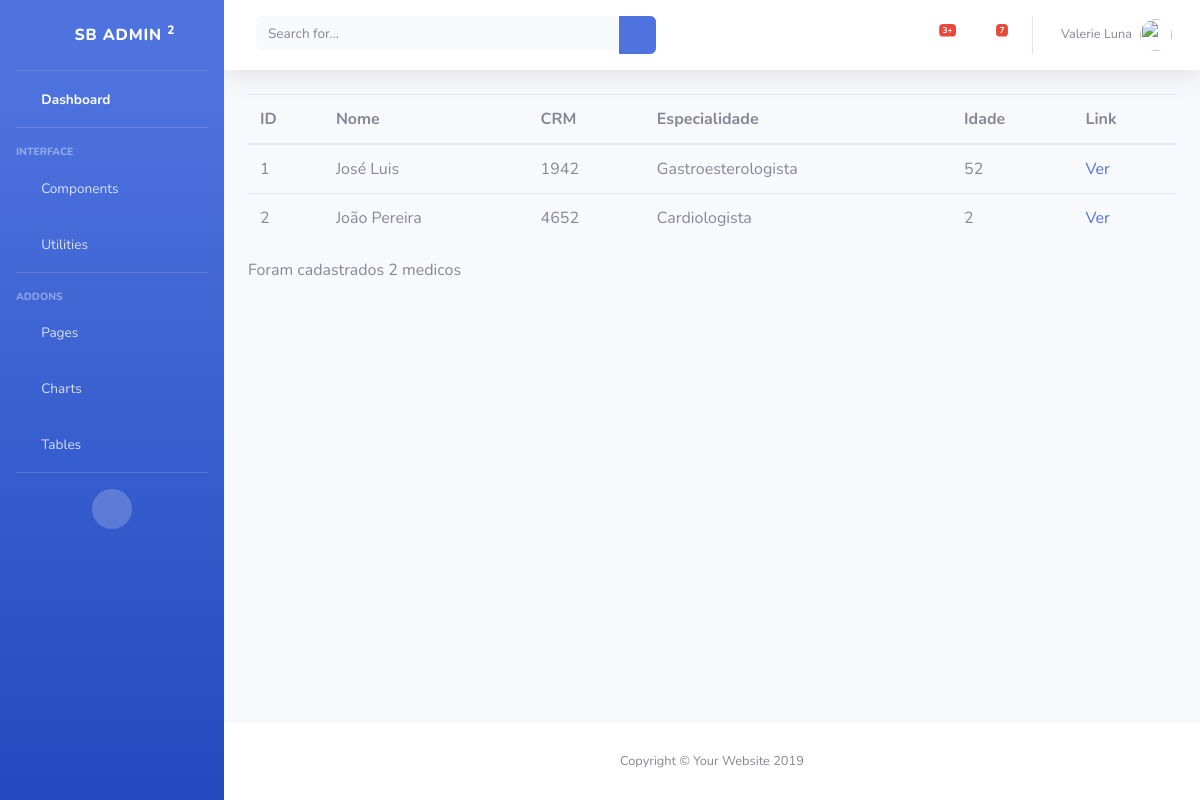
/atendimento/medico/, run on an earlier commit of the app's database.
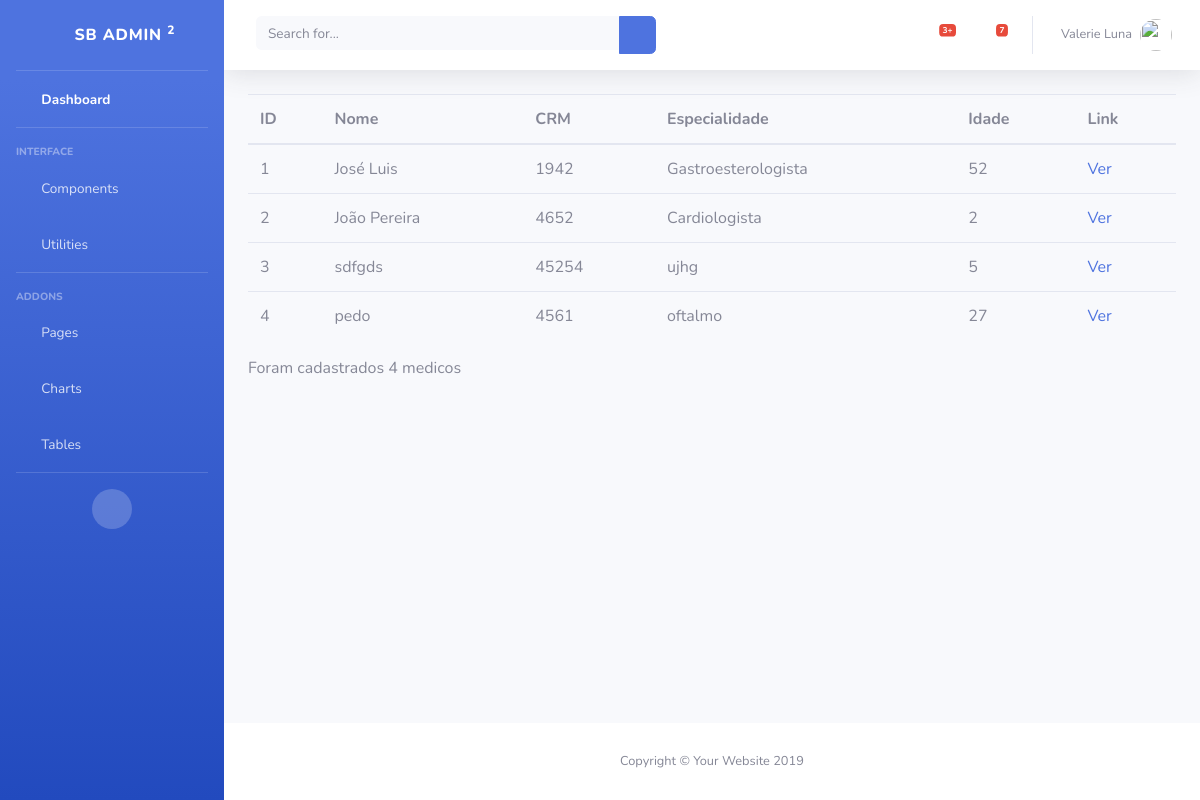
And on a later commit of the database.
### atendimento/models.py (models this page shows)
class Medico(models.Model):
    nome = models.CharField(max_length=50)
    crm = models.CharField(max_length=5)
    espcialidade = models.CharField(max_length=20)
    idade = models.IntegerField()

### atendimento/views.py (the view)
# urls.py: path('medico/', views.medico_list),
def medico_list(request):
    medicos = Medico.objects.all()
    return render (request, 'medico/list.html', {'medicos': medicos})

### atendimento/templates/medico/list.html
{% extends 'base.html' %}
{% block conteudo %}
<table class="table">
        <thead>
            <tr>
                <th>ID</th>
                <th>Nome</th>
                <th>CRM</th>
                <th>Especialidade</th>
                <th>Idade</th>
                <th>Link</th>
            </tr>
        </thead>
        <tbody>
            {% for medico in medicos %}
                <tr>
                    <td>{{medico.id}}</td>
                    <td>{{medico.nome}}</td>
                    <td>{{medico.crm}}</td>
                    <td>{{medico.espcialidade}}</td>
                    <td>{{medico.idade}}</td>
                    <td><a href="http://127.0.0.1:8000/atendimento/medico/{{medico.id}}">Ver</a></td>
                </tr>
            {% endfor %}
        </tbody>
    </table>
    <p>Foram cadastrados {{medicos | length }} medicos</p>
{% endblock %}

What changed in the data, as far as the page shows it:
added Medico: id "3", nome "sdfgds", crm "45254", espcialidade "ujhg", idade "5"
added Medico: id "4", nome "pedo", crm "4561", espcialidade "oftalmo", idade "27"
Also different on the page:
{{ medicos | length }}: "2" → "4"
